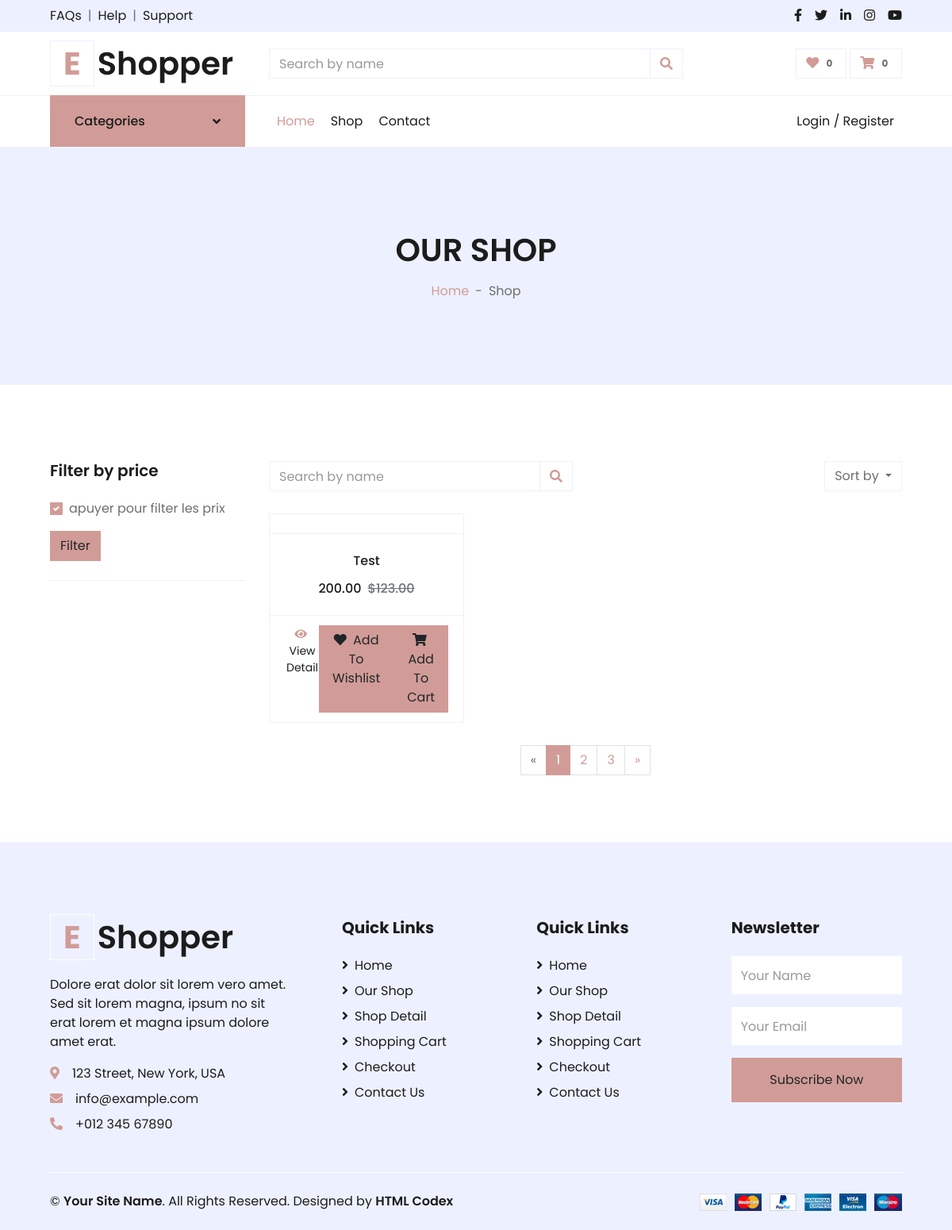
Page /shop/ on the earlier database version.
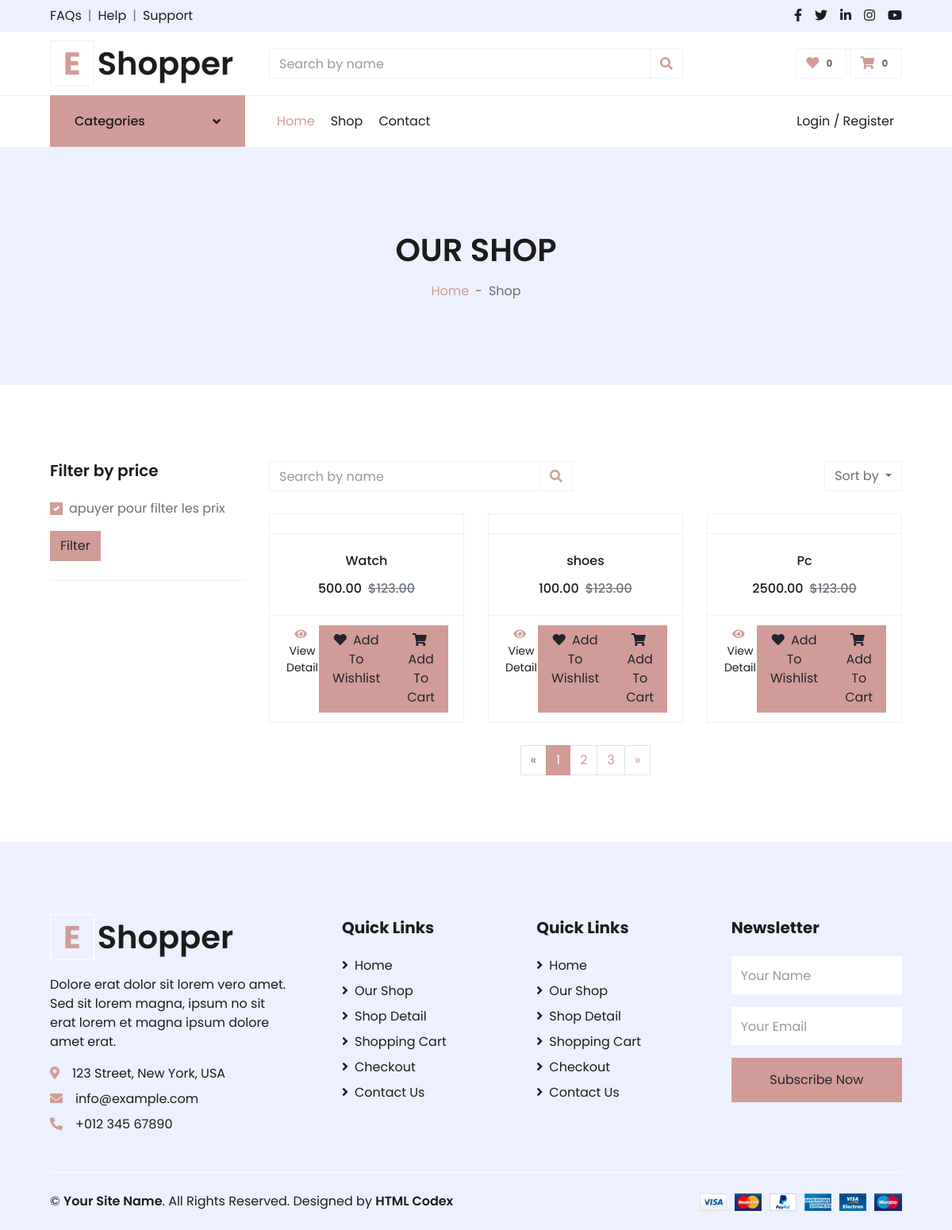
Same page on the later database version.
### ProductsApp/models.py (models this page shows, shortened)
class Product(models.Model):
    name = models.CharField(max_length=100)
    category = models.ForeignKey(ProductCategory, on_delete=models.CASCADE)
    description = models.TextField(null=True)
    price = models.DecimalField(max_digits=10, decimal_places=2)
    qty = models.IntegerField()
    image = models.ImageField(upload_to='products/')
    color = models.CharField(max_length=50, null=True)
    size = models.CharField(max_length=10, null=True)

### ProductsApp/views.py (the view)
# urls.py: path('shop/', views.product_list, name='product_list'),
def shop(request):
    prod = Product.objects.all()
    return render(request,'shop.html', {'prod': prod})

### templates/shop.html (shortened to what this page needs)
{% extends 'base.html' %}
{% load static %}
{% block content %}
    <div class="container-fluid bg-secondary mb-5">
        <div class="d-flex flex-column align-items-center justify-content-center" style="min-height: 300px">
            <h1 class="font-weight-semi-bold text-uppercase mb-3">Our Shop</h1>
            <div class="d-inline-flex">
                <p class="m-0"><a href="">Home</a></p>
                <p class="m-0 px-2">-</p>
                <p class="m-0">Shop</p>
            </div>
        </div>
    </div>
    <div class="container-fluid pt-5">
        <div class="row px-xl-5">
            <div class="col-lg-3 col-md-12">
                <div class="border-bottom mb-4 pb-4">
                    <h5 class="font-weight-semi-bold mb-4">Filter by price</h5>
                    <form action="{% url 'shop_filter' %}" method="get" id="filter-form">
                        <div class="custom-control custom-checkbox d-flex align-items-center justify-content-between mb-3">
                            <label class="custom-control-label" for="price-all">apuyer pour filter les prix</label>
                        </div>
                    </form>
                    <form method="get" id="filter-form">
                        <button type="submit" class="btn btn-primary">Filter</button>
                    </form>
                </div>
            </div>
            <div class="col-lg-9 col-md-12">
                <div class="row pb-3">
                    <div class="col-12 pb-1">
                        <div class="d-flex align-items-center justify-content-between mb-4">
                            <form action="">
                                <div class="input-group">
                                    <input type="text" class="form-control" placeholder="Search by name">
                                    <div class="input-group-append">
                                        <span class="input-group-text bg-transparent text-primary">
                                            <i class="fa fa-search"></i>
                                        </span>
                                    </div>
                                </div>
                            </form>
                            <div class="dropdown ml-4">
                                <button class="btn border dropdown-toggle" type="button" id="triggerId" data-toggle="dropdown" aria-haspopup="true"
                                        aria-expanded="false">
                                            Sort by
                                        </button>
                            </div>
                        </div>
                    </div>
                    {% for pr in prod %}
                    <div class="col-lg-4 col-md-6 col-sm-12 pb-1">
                        <div class="card product-item border-0 mb-4">
                            <div class="card-header product-img position-relative overflow-hidden bg-transparent border p-0">
                            </div>
                            <div class="card-body border-left border-right text-center p-0 pt-4 pb-3">
                                <h6 class="text-truncate mb-3">{{pr.name}}</h6>
                                <div class="d-flex justify-content-center">
                                    <h6>{{pr.price}}</h6><h6 class="text-muted ml-2"><del>$123.00</del></h6>
                                </div>
                            </div>
                            <div class="card-footer d-flex justify-content-between bg-light border">
                                <a href="{% url 'detail' pr.id %}" class="btn btn-sm text-dark p-0">
                                    <i class="fas fa-eye text-primary mr-1"></i>View Detail
                                </a>
                                 <a href="{% url 'CartApp:add_to_wishlist' product_id=pr.id %}" class="btn btn-primary px-3">
                                    <i class="fa fa-heart mr-1"></i> Add To Wishlist
                                </a>
                                <a href="{% url 'CartApp:add_to_cart' product_id=pr.id %}" class="btn btn-primary px-3"><i class="fa fa-shopping-cart mr-1"></i> Add To Cart </a>
                            </div>
                        </div>
                    </div>
                    {% endfor%}
                    <div class="col-12 pb-1">
                        <nav aria-label="Page navigation">
                          <ul class="pagination justify-content-center mb-3">
                            <li class="page-item disabled">
                              <a class="page-link" href="#" aria-label="Previous">
                                <span aria-hidden="true">&laquo;</span>
                              </a>
                            </li>
                            <li class="page-item active"><a class="page-link" href="#">1</a></li>
                            <li class="page-item"><a class="page-link" href="#">2</a></li>
                            <li class="page-item"><a class="page-link" href="#">3</a></li>
                            <li class="page-item">
                              <a class="page-link" href="#" aria-label="Next">
                                <span aria-hidden="true">&raquo;</span>
                              </a>
                            </li>
                          </ul>
                        </nav>
                    </div>
                </div>
            </div>
        </div>
    </div>
</body>
{% endblock content%}

### templates/base.html (shortened to what this page needs)
{% load static %}
<!DOCTYPE html>
<html lang="en">
<head>
    <link href="https://cdnjs.cloudflare.com/ajax/libs/font-awesome/5.10.0/css/all.min.css" rel="stylesheet">
    <link href="{% static 'lib/owlcarousel/assets/owl.carousel.min.css' %}" rel="stylesheet">
    <link href="{% static 'css/style.css'%}" rel="stylesheet">
</head>
{% include 'parts/topbar.html' %}
{% include 'parts/navbar.html' %}
{%block content%}
{% endblock content %}
{% include 'parts/footer.html' %}

### templates/parts/topbar.html (shortened to what this page needs)
{% load static %}
<div class="container-fluid">
    <div class="row bg-secondary py-2 px-xl-5">
        <div class="col-lg-6 d-none d-lg-block">
            <div class="d-inline-flex align-items-center">
                <a class="text-dark" href="">FAQs</a>
                <span class="text-muted px-2">|</span>
                <a class="text-dark" href="">Help</a>
                <span class="text-muted px-2">|</span>
                <a class="text-dark" href="">Support</a>
            </div>
        </div>
        <div class="col-lg-6 text-center text-lg-right">
            <div class="d-inline-flex align-items-center">
                <a class="text-dark px-2" href="">
                    <i class="fab fa-facebook-f"></i>
                </a>
                <a class="text-dark px-2" href="">
                    <i class="fab fa-twitter"></i>
                </a>
                <a class="text-dark px-2" href="">
                    <i class="fab fa-linkedin-in"></i>
                </a>
                <a class="text-dark px-2" href="">
                    <i class="fab fa-instagram"></i>
                </a>
                <a class="text-dark pl-2" href="">
                    <i class="fab fa-youtube"></i>
                </a>
            </div>
        </div>
    </div>
    <div class="row align-items-center py-3 px-xl-5">
        <div class="col-lg-3 d-none d-lg-block">
            <a href="" class="text-decoration-none">
                <h1 class="m-0 display-5 font-weight-semi-bold"><span class="text-primary font-weight-bold border px-3 mr-1">E</span>Shopper</h1>
            </a>
        </div>
        <div class="col-lg-6 col-6 text-left">
            <form action="{% url 'shop_products_view' %}" method="get">
                <div class="input-group">
                    <input type="text" name="q" class="form-control" placeholder="Search by name">
                    <div class="input-group-append">
                        <button type="submit" class="input-group-text bg-transparent text-primary">
                            <i class="fa fa-search"></i>
                        </button>
                    </div>
                </div>
            </form>
        </div>
        <div class="col-lg-3 col-6 text-right">
            <a href="{% url 'CartApp:wishlist' %}" class="btn border">
                <i class="fas fa-heart text-primary"></i>
                <span class="badge">{{ wishlist_count }}</span>
            </a>
            <a href="{% url 'CartApp:view_cart' %}" class="btn border">
                <i class="fas fa-shopping-cart text-primary"></i>
                <span class="badge">{{ total_quantity }}</span>
            </a>
        </div>
    </div>
</div>

### templates/parts/navbar.html (shortened to what this page needs)
{% load static %}
<div class="container-fluid">
    <div class="row border-top px-xl-5">
        <div class="col-lg-3 d-none d-lg-block">
            <a class="btn shadow-none d-flex align-items-center justify-content-between bg-primary text-white w-100" data-toggle="collapse" href="#navbar-vertical" style="height: 65px; margin-top: -1px; padding: 0 30px;">
                <h6 class="m-0">Categories</h6>
                <i class="fa fa-angle-down text-dark"></i>
            </a>
        </div>
        <div class="col-lg-9">
            <nav class="navbar navbar-expand-lg bg-light navbar-light py-3 py-lg-0 px-0">
                <div class="collapse navbar-collapse justify-content-between" id="navbarCollapse">
                    <div class="navbar-nav mr-auto py-0">
                        {% if user.is_authenticated %}
                            <a href="{% url "index" %}" class="nav-item nav-link active">Home</a>
                            <a href="{% url "shop" %}" class="nav-item nav-link">Shop</a>
                            <a href="{% url 'CartApp:view_cart' %}" class="nav-item nav-link">Shopping Cart</a>
                            <a href="{% url "checkout" %}" class="nav-item nav-link">Checkout</a>
                            <a href="{% url 'contact' %}" class="nav-item nav-link">Contact</a>
                            <a href="{% url 'my_order_view' %}" class="nav-item nav-link">My Orders</a>
                            {% if user.is_staff %}
                                <a href="{% url 'admin-view-booking' %}" class="nav-item nav-link">Admin Booking View</a>
                            {% endif %}
                        {% else %}
                            <a href="{% url "index" %}" class="nav-item nav-link active">Home</a>
                            <a href="{% url "shop" %}" class="nav-item nav-link">Shop</a>
                            <a href="contact" class="nav-item nav-link">Contact</a>
                        {% endif %}
                    </div>
                    <div class="navbar-nav ml-auto py-0">
                        {% if user.is_authenticated %}
                            <li class="nav-item nav-link">Bonjour, {{ user.username }}!!</li>
                            <a href="{% url "logout" %}" class="nav-item nav-link">Logout</a>
                        {% else %}
                            <a href="{% url "login" %}" class="nav-item nav-link">Login / Register</a>
                        {% endif %}
                    </div>
                </div>
            </nav>
        </div>
    </div>
</div>

### templates/parts/footer.html
{% load static %}
<div class="container-fluid bg-secondary text-dark mt-5 pt-5">
    <div class="row px-xl-5 pt-5">
        <div class="col-lg-4 col-md-12 mb-5 pr-3 pr-xl-5">
            <a href="" class="text-decoration-none">
                <h1 class="mb-4 display-5 font-weight-semi-bold"><span class="text-primary font-weight-bold border border-white px-3 mr-1">E</span>Shopper</h1>
            </a>
            <p>Dolore erat dolor sit lorem vero amet. Sed sit lorem magna, ipsum no sit erat lorem et magna ipsum dolore amet erat.</p>
            <p class="mb-2"><i class="fa fa-map-marker-alt text-primary mr-3"></i>123 Street, New York, USA</p>
            <p class="mb-2"><i class="fa fa-envelope text-primary mr-3"></i>info@example.com</p>
            <p class="mb-0"><i class="fa fa-phone-alt text-primary mr-3"></i>+012 345 67890</p>
        </div>
        <div class="col-lg-8 col-md-12">
            <div class="row">
                <div class="col-md-4 mb-5">
                    <h5 class="font-weight-bold text-dark mb-4">Quick Links</h5>
                    <div class="d-flex flex-column justify-content-start">
                        <a class="text-dark mb-2" href="index"><i class="fa fa-angle-right mr-2"></i>Home</a>
                        <a class="text-dark mb-2" href="shop"><i class="fa fa-angle-right mr-2"></i>Our Shop</a>
                        <a class="text-dark mb-2" href="detail"><i class="fa fa-angle-right mr-2"></i>Shop Detail</a>
                        <a class="text-dark mb-2" href="cart"><i class="fa fa-angle-right mr-2"></i>Shopping Cart</a>
                        <a class="text-dark mb-2" href="checkout"><i class="fa fa-angle-right mr-2"></i>Checkout</a>
                        <a class="text-dark" href="contact.html"><i class="fa fa-angle-right mr-2"></i>Contact Us</a>
                    </div>
                </div>
                <div class="col-md-4 mb-5">
                    <h5 class="font-weight-bold text-dark mb-4">Quick Links</h5>
                    <div class="d-flex flex-column justify-content-start">
                        <a class="text-dark mb-2" href="index.html"><i class="fa fa-angle-right mr-2"></i>Home</a>
                        <a class="text-dark mb-2" href="shop.html"><i class="fa fa-angle-right mr-2"></i>Our Shop</a>
                        <a class="text-dark mb-2" href="detail.html"><i class="fa fa-angle-right mr-2"></i>Shop Detail</a>
                        <a class="text-dark mb-2" href="cart.html"><i class="fa fa-angle-right mr-2"></i>Shopping Cart</a>
                        <a class="text-dark mb-2" href="checkout.html"><i class="fa fa-angle-right mr-2"></i>Checkout</a>
                        <a class="text-dark" href="contact.html"><i class="fa fa-angle-right mr-2"></i>Contact Us</a>
                    </div>
                </div>
                <div class="col-md-4 mb-5">
                    <h5 class="font-weight-bold text-dark mb-4">Newsletter</h5>
                    <form action="">
                        <div class="form-group">
                            <input type="text" class="form-control border-0 py-4" placeholder="Your Name" required="required" />
                        </div>
                        <div class="form-group">
                            <input type="email" class="form-control border-0 py-4" placeholder="Your Email"
                                required="required" />
                        </div>
                        <div>
                            <button class="btn btn-primary btn-block border-0 py-3" type="submit">Subscribe Now</button>
                        </div>
                    </form>
                </div>
            </div>
        </div>
    </div>
    <div class="row border-top border-light mx-xl-5 py-4">
        <div class="col-md-6 px-xl-0">
            <p class="mb-md-0 text-center text-md-left text-dark">
                &copy; <a class="text-dark font-weight-semi-bold" href="#">Your Site Name</a>. All Rights Reserved. Designed
                by
                <a class="text-dark font-weight-semi-bold" href="https://htmlcodex.com">HTML Codex</a>
            </p>
        </div>
        <div class="col-md-6 px-xl-0 text-center text-md-right">
            <img class="img-fluid" src="img/payments.png" alt="">
        </div>
    </div>
</div>

Differences in the rows shown:
removed Product: name "Test", price "200.00"
added Product: name "Watch", price "500.00"
added Product: name "shoes", price "100.00"
added Product: name "Pc", price "2500.00"
